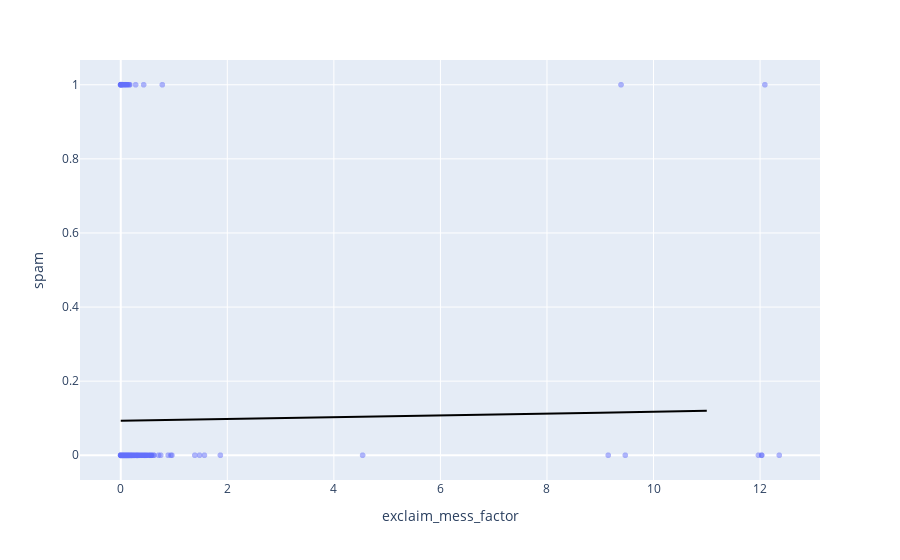

The cell this chart's notebook holds for it:
### Code cell
intercept = -2.28
slope = 0.0263

P = []

num_characters = list(np.arange(0,12,1))

for num in num_characters:
    eta = intercept + slope*num
    P.append(np.exp(eta)/(1+np.exp(eta)))


# Plot the results
fig = px.scatter(DF_model,x='exclaim_mess_factor',y='spam',opacity=.5)

fig.add_trace(
    px.line(x=num_characters,y=P,color_discrete_sequence=['black']).data[0]
)

fig.show()

### Figure 1 — Plotly figure (JSON) as saved in the notebook; plotly's stock layout.template omitted (floating-point values rounded to 4 significant figures; data arrays with more than 128 entries replaced by an {"elided": "..."} marker saying what was removed)
{"data": [{"hovertemplate": "exclaim_mess_factor=%{x}<br>spam=%{y}<extra></extra>", "legendgroup": "", "marker": {"color": "#636efa", "opacity": 0.5, "symbol": "circle"}, "mode": "markers", "name": "", "showlegend": false, "type": "scattergl", "x": {"elided": "3921 float values"}, "xaxis": "x", "y": {"elided": "3921 int values"}, "yaxis": "y"}, {"hovertemplate": "x=%{x}<br>y=%{y}<extra></extra>", "legendgroup": "", "line": {"color": "black", "dash": "solid"}, "marker": {"symbol": "circle"}, "mode": "lines", "name": "", "orientation": "v", "showlegend": false, "type": "scatter", "x": [0, 1, 2, 3, 4, 5, 6, 7, 8, 9, 10, 11], "xaxis": "x", "y": [0.09279, 0.09503, 0.09732, 0.09965, 0.102, 0.1045, 0.107, 0.1095, 0.1121, 0.1147, 0.1174, 0.1202], "yaxis": "y"}], "layout": {"autosize": true, "legend": {"tracegroupgap": 0}, "margin": {"t": 60}, "xaxis": {"anchor": "y", "autorange": true, "domain": [0, 1], "range": [-1.339, 13.7], "title": {"text": "exclaim_mess_factor"}, "type": "linear"}, "yaxis": {"anchor": "x", "autorange": true, "domain": [0, 1], "range": [-0.07743, 1.077], "title": {"text": "spam"}, "type": "linear"}}}
